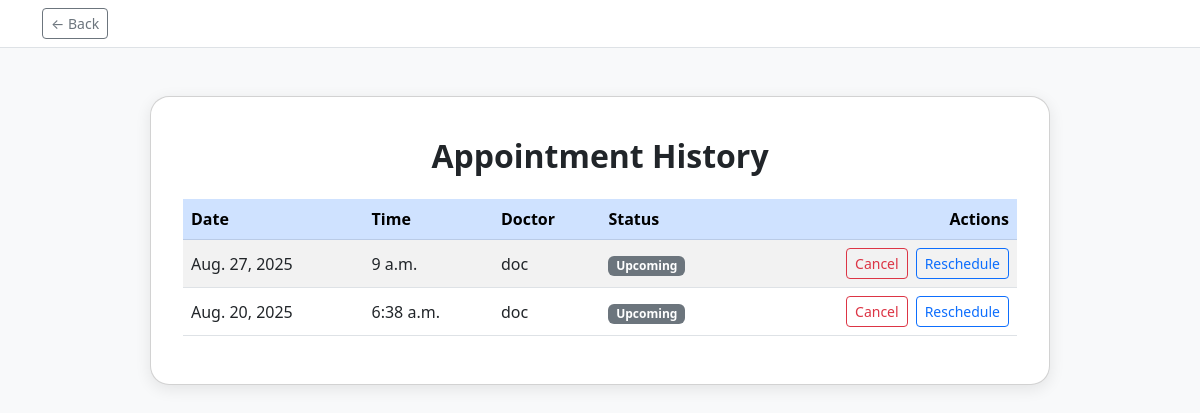
The app's page /patient/appointment-history/ (signed in), older data.
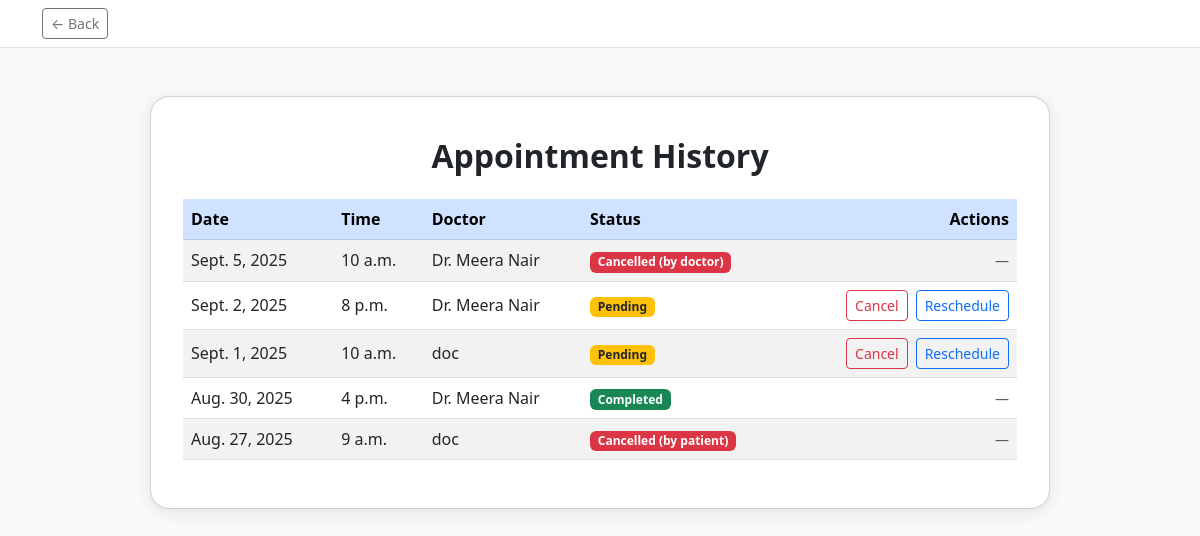
The same page, newer data.
### hospital/models.py (models this page shows, shortened)
class Appointment(models.Model):
	patient = models.ForeignKey('Patient', on_delete=models.CASCADE)
	doctor = models.ForeignKey('Doctor', on_delete=models.CASCADE)
	date = models.DateField()
	time = models.TimeField()
	status = models.CharField(max_length=20)

class Doctor(models.Model):
	name = models.CharField(max_length=100)
	specialization = models.CharField(max_length=100)
	contact = models.CharField(max_length=20)
	email = models.EmailField(unique=True)
	password = models.CharField(max_length=128)
	department = models.ForeignKey('Department', on_delete=models.SET_NULL, null=True)

### hospital/views.py (the view)
# urls.py: path('patient/appointment-history/', views.appointment_history, name='appointment_history'),
def appointment_history(request):
	from .models import Appointment, Doctor, Patient
	patient_name = request.session.get('patient_name', 'Demo Patient')
	try:
		patient = Patient.objects.get(pname=patient_name)
		appointments = Appointment.objects.filter(patient=patient).order_by('-date', '-time')
	except Patient.DoesNotExist:
		appointments = []
	return render(request, 'patient/appointment_history.html', {'appointments': appointments})

### hospital/templates/patient/appointment_history.html (shortened to what this page needs)
<!DOCTYPE html>
<html lang="en">
<!DOCTYPE html>
<html lang="en">
<head>
    <link rel="stylesheet" href="https://cdn.jsdelivr.net/npm/bootstrap@5.3.0/dist/css/bootstrap.min.css">
</head>
<body>
{% include 'components/back_bar.html' %}
<div class="container">
    <div class="history-card card mt-5">
        <div class="card-body">
            <h2 class="fw-bold text-center mb-4">Appointment History</h2>
            <div class="table-responsive">
                <table class="table table-striped align-middle">
                    <thead class="table-primary">
                        <tr>
                            <th>Date</th>
                            <th>Time</th>
                            <th>Doctor</th>
                            <th>Status</th>
                            <th class="text-end">Actions</th>
                        </tr>
                    </thead>
                    <tbody>
                        {% for appt in appointments %}
                        <tr>
                            <td>{{ appt.date }}</td>
                            <td>{{ appt.time }}</td>
                            <td>{{ appt.doctor.name }}</td>
                            <td>
                                {% with s=appt.status|lower %}
                                    {% if 'cancel' in s %}
                                        <span class="badge bg-danger">{{ appt.status }}</span>
                                    {% elif 'complete' in s %}
                                        <span class="badge bg-success">{{ appt.status }}</span>
                                    {% elif 'pending' in s %}
                                        <span class="badge bg-warning text-dark">{{ appt.status }}</span>
                                    {% else %}
                                        <span class="badge bg-secondary">{{ appt.status }}</span>
                                    {% endif %}
                                {% endwith %}
                            </td>
                            <td class="text-end">
                                {% with s=appt.status|lower %}
                                    {% if not 'cancel' in s and not 'complete' in s %}
                                        <div class="d-flex gap-2 justify-content-end">
                                            <form method="post" action="{% url 'cancel_appointment' appt.id %}">
                                                <button type="submit" class="btn btn-outline-danger btn-sm">Cancel</button>
                                            </form>
                                            <a class="btn btn-outline-primary btn-sm" href="{% url 'reschedule_appointment' appt.id %}">Reschedule</a>
                                        </div>
                                    {% else %}
                                        <span class="text-muted small">—</span>
                                    {% endif %}
                                {% endwith %}
                            </td>
                        </tr>
                        {% empty %}
                        <tr><td colspan="5" class="text-center">No appointments found.</td></tr>
                        {% endfor %}
                    </tbody>
                </table>
            </div>
        </div>
    </div>
</div>
</body>
</html>

Row changes from the older to the newer data that the page shows:
added Appointment: date "Sept. 5, 2025", time "10 a.m.", doctor.name "Dr. Meera Nair", status "Cancelled (by doctor)"
added Appointment: date "Sept. 2, 2025", time "8 p.m.", doctor.name "Dr. Meera Nair", status "Pending", shows "Cancel"
changed Appointment: date "Aug. 20, 2025" → "Sept. 1, 2025"; time "6:38 a.m." → "10 a.m."; status "Upcoming" → "Pending"; moves up the list
added Appointment: date "Aug. 30, 2025", time "4 p.m.", doctor.name "Dr. Meera Nair", status "Completed"
changed Appointment: status "Upcoming" → "Cancelled (by patient)"; text "Cancel Reschedule" → "—"
